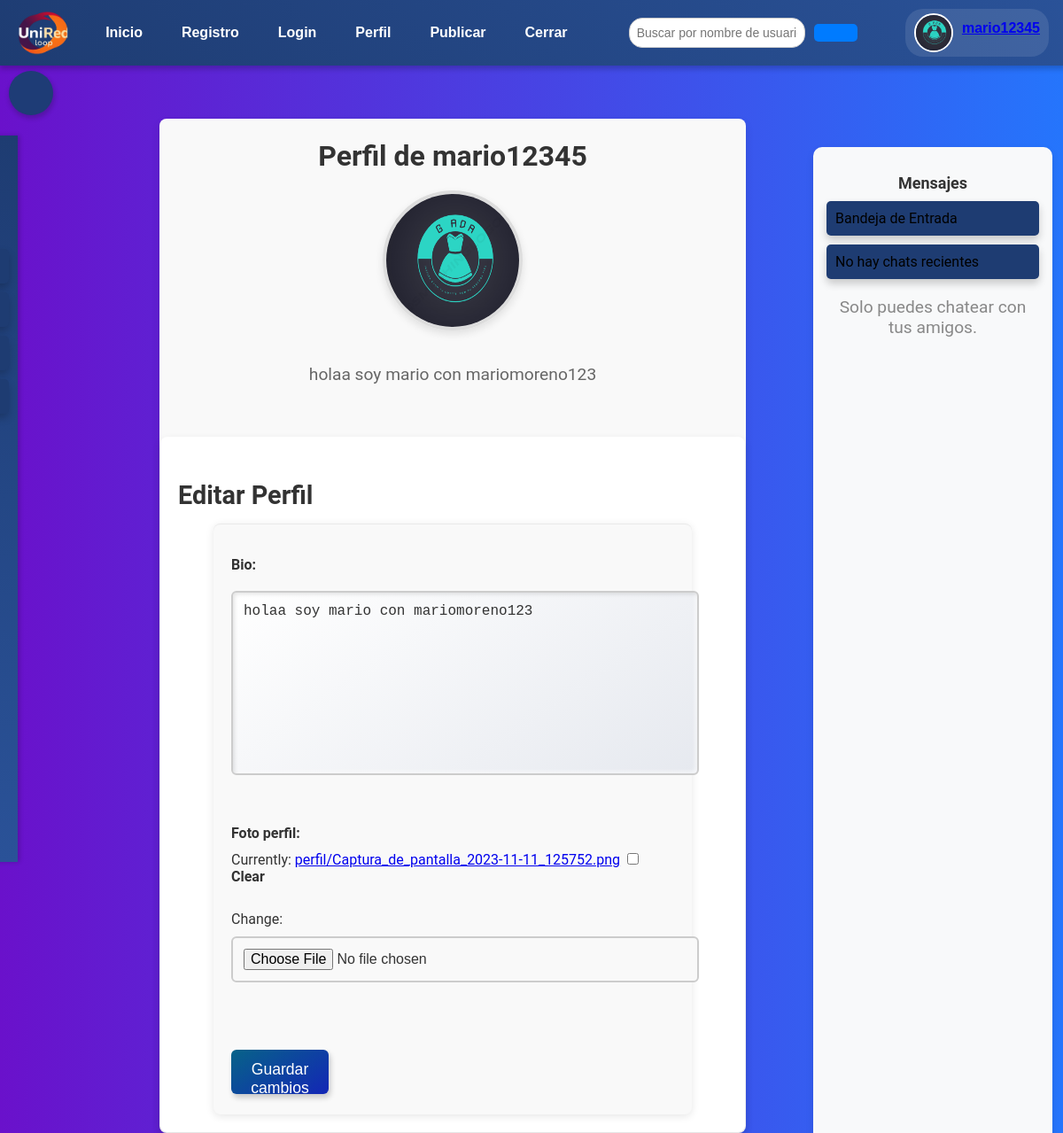
/perfil/ (signed in), run on the app's committed database.
### MiApp/models.py (models this page shows, shortened)
class Perfil(models.Model):
    usuario = models.OneToOneField(User, on_delete=models.CASCADE)
    bio = models.TextField(blank=True, null=True)  # Información adicional sobre el usuario
    foto_perfil = models.ImageField(upload_to='perfil/', blank=True, null=True)  # Foto de perfil

### MiApp/views.py (the view)
# urls.py: path('perfil/', views.perfil, name='perfil'),
@login_required
def perfil(request):
    try:
        perfil = Perfil.objects.get(usuario=request.user)
    except Perfil.DoesNotExist:
        perfil = None
    if request.method == 'POST':
        if perfil:
            form = PerfilForm(request.POST, request.FILES, instance=perfil)
        else:
            form = PerfilForm(request.POST, request.FILES)
            if form.is_valid():
                nuevo_perfil = form.save(commit=False)
                nuevo_perfil.usuario = request.user  # Asignamos el usuario logueado
                nuevo_perfil.save()
                return redirect('perfil')  # Redirigir de nuevo al perfil
        if form.is_valid():
            form.save()
            return redirect('perfil')  # Redirigir de nuevo al perfil
    else:
        if perfil:
            form = PerfilForm(instance=perfil)
        else:
            form = PerfilForm()
    return render(request, 'perfil.html', {'form': form, 'perfil': perfil})

### MiApp/forms.py
class PerfilForm(forms.ModelForm):
    class Meta:
        model = Perfil
        fields = ['bio', 'foto_perfil']

### MiApp/templates/perfil.html (shortened to what this page needs)
{% extends 'base.html' %}
{% block content %}
    <div class="perfil-container">
        <h1>Perfil de {{ user.username }}</h1>
        <div class="perfil-info">
            {% if perfil %}
                <div class="perfil-foto">
                    <img src="{{ perfil.foto_perfil.url }}" alt="Foto de perfil" style="width: 150px; height: 150px;">
                </div>
                <div class="perfil-bio">
                    <p>{{ perfil.bio }}</p>
                </div>
            {% else %}
                <p>No tienes un perfil. Completa los detalles a continuación:</p>
            {% endif %}
        </div>
        <div class="editar-perfil">
            <h3>Editar Perfil</h3>
            <form method="POST" enctype="multipart/form-data">
                <div class="form-group">
                    {{ form.as_p }}
                </div>
                <div class="form-actions">
                    <button type="submit">Guardar cambios</button>
                </div>
            </form>
        </div>
    </div>
{% endblock %}

### MiApp/templates/base.html (shortened to what this page needs)
{% load static %}
<!DOCTYPE html>
<html lang="es">
<head>
    <link rel="stylesheet" href="{% static 'css/barraNavegacion.css' %}">
    <link rel="stylesheet" href="{% static 'css/login.css' %}">
    <link rel="stylesheet" href="{% static 'css/registro.css' %}">
    <link rel="stylesheet" href="{% static 'css/perfil.css' %}">
    <link rel="stylesheet" href="{% static 'css/inicio.css' %}">
    <link rel="stylesheet" href="{% static 'css/agregar_publicacion.css' %}">
    <link rel="stylesheet" href="{% static 'css/menu_lateral.css' %}">
    <link rel="stylesheet" href="{% static 'css/ver_amigos.css' %}">
    <link rel="stylesheet" href="{% static 'css/ver_seguidores.css' %}">
    <link rel="stylesheet" href="{% static 'css/ver_seguidos.css' %}">
    <link rel="stylesheet" href="{% static 'css/ver_usuarios.css' %}">
    <link rel="stylesheet" href="{% static 'css/enviar_mensaje.css' %}">
    <link rel="stylesheet" href="{% static 'css/chat.css' %}">
    <link rel="stylesheet" href="{% static 'css/barra_izquierda.css' %}">
    <link rel="stylesheet" href="{% static 'css/bandeja_entrada.css' %}">
    <link rel="stylesheet" href="{% static 'css/ver_historias.css' %}">
    <link rel="stylesheet" href="{% static 'css/agregar_historia.css' %}">
</head>
<body>
    <nav class="BarraNavegacion">
        <div class="logo">
            <img src="{% static 'img/logo_UniRed-Loop.png' %}" alt="Logo de UniRed Loop" class="logo-img" >
        </div>
             <div class="menu-navegacion">
                <ul class="nav-menu">
                    <li><a href="{% url 'inicio' %}">Inicio </a></li>
                    <li><a href="{% url 'registro' %}">Registro </a></li>
                    <li><a href="{% url 'login' %}">Login</a></li>
                    <li><a href="{% url 'perfil' %}">Perfil </a></li>
                    <li><a href="{% url 'agregar_publicacion' %}">Publicar </a></li>
                    <li><a href="{% url 'logout' %}">Cerrar </a></li>
                </ul>
            </div>
        <div class="buscador-container">
            <input type="text" id="buscador" placeholder="Buscar por nombre de usuario" onkeyup="buscarPublicacion()">
            <button onclick="buscarPublicacion()"></button>
        </div>
        {% if user.is_authenticated %}
            <div class="Perfil">
                {% if user.perfil.foto_perfil %}
                    <img src="{{ user.perfil.foto_perfil.url }}" alt="Foto de perfil">
                {% else %}
                    <img src="{% static 'images/default-avatar.png' %}" alt="Foto de perfil">
                {% endif %}
                <label><a href="{% url 'perfil' %}">{{ user.username }}</a></label>
            </div>
        {% endif %}
    </nav>
    {% include 'menu_lateral.html' %}
    {% include 'barra_izquierda.html' %}
    <div class="content">
        {% block content %}
        {% endblock %}
    </div>
</body>
</html>

### MiApp/static/css/barraNavegacion.css (style rules this page uses)
.BarraNavegacion { position: fixed; display: flex; align-items: center; justify-content: space-between; background: linear-gradient(45deg, #1e3c72, #2a5298); padding: 10px 20px; box-shadow: 0 4px 6px rgba(0, 0, 0, 0.2); font-family: 'Arial', sans-serif; width: 97%; left: 0%; top: 0%; z-index: 2; }
.BarraNavegacion .menu-navegacion ul { display: flex; list-style: none; margin: 0; padding: 0; }
.BarraNavegacion .menu-navegacion ul li { margin: 0 10px; }
.BarraNavegacion .menu-navegacion ul li a { text-decoration: none; color: #ffffff; font-weight: bold; padding: 8px 12px; border-radius: 5px; transition: background 0.3s ease-in-out, transform 0.2s; }
.BarraNavegacion .Perfil { display: flex; align-items: center; background: rgba(255, 255, 255, 0.1); padding: 5px 10px; border-radius: 20px; transition: all 0.3s ease-in-out; }
.BarraNavegacion .Perfil img { margin-right: 10px; border: 2px solid #ffffff; border-radius: 50%; width: 40px; height: 40px; object-fit: cover; transition: border 0.3s ease-in-out; }
.BarraNavegacion .Perfil label { color: #ffffff; font-weight: bold; font-size: 16px; white-space: nowrap; }
.BarraNavegacion .menu-navegacion ul li:last-child { margin-right: 10px; }
form { max-width: 500px; margin: 0 auto; background-color: #f9f9f9; padding: 20px; border-radius: 8px; box-shadow: 0 0 10px rgba(0, 0, 0, 0.1); }
form button { width: 100%; background-color: #4CAF50; color: white; padding: 10px; border: none; border-radius: 5px; font-size: 16px; cursor: pointer; }
.buscador-container { display: flex; align-items: center; margin-left: 20px; }
#buscador { padding: 8px; border-radius: 15px; border: 1px solid #ccc; width: 200px; margin-right: 10px; font-size: 14px; }
.buscador-container button { background-color: #007BFF; color: white; border: none; border-radius: 5px; cursor: pointer; font-size: 14px; transition: background-color 0.3s; }
.content { position: absolute; top: 10%; left: 15%; width: 55%; z-index: 1; }
.logo { display: flex; width: 50px; height: 50px; }
.logo img { width: 60px; height: 50px; }
.menu-navegacion { display: flex; }

### MiApp/static/css/registro.css (style rules this page uses)
body { font-family: 'Arial', sans-serif; margin: 0; padding: 0; background: linear-gradient(to right, #6a11cb, #2575fc); color: #333; }
.form-group { margin-bottom: 15px; }
.form-actions { margin-top: 20px; }

### MiApp/static/css/perfil.css (style rules this page uses)
.perfil-container { width: 100%; max-width: 800px; margin-top:1%; padding: 1px; background-color: #f9f9f9; border-radius: 8px; box-shadow: 0 4px 10px rgba(0, 0, 0, 0.1); }
h1 { text-align: center; font-size: 2rem; color: #333; margin-bottom: 20px; }
h3 { font-size: 1.8rem; color: #333; margin-bottom: 15px; }
.perfil-info { display: flex; flex-direction: column; align-items: center; margin-bottom: 40px; }
.perfil-foto img { border-radius: 50%; border: 4px solid #ddd; box-shadow: 0 4px 10px rgba(0, 0, 0, 0.1); transition: all 0.3s ease; }
.perfil-bio { text-align: center; margin-top: 15px; font-size: 1.2rem; color: #666; }
.editar-perfil { background-color: #fff; padding: 20px; border-radius: 8px; box-shadow: 0 4px 10px rgba(0, 0, 0, 0.1); }
.editar-perfil form { display: flex; flex-direction: column; gap: 15px; }
.editar-perfil .form-group { display: flex; flex-direction: column; gap: 10px; }
.editar-perfil label { font-size: 1rem; color: #333; }
.editar-perfil input[type="text"], .editar-perfil input[type="file"], .editar-perfil textarea { padding: 12px; border: 2px solid #ccc; border-radius: 6px; font-size: 1rem; color: #333; background-color: #f9f9f9; transition: border-color 0.3s ease; }
.editar-perfil button { padding: 12px 20px; background-color: #007bff; color: #fff; border: none; border-radius: 6px; font-size: 1.1rem; cursor: pointer; transition: background-color 0.3s ease; }

### MiApp/static/css/ver_usuarios.css (style rules this page uses)
label { font-size: 18px; font-weight: bold; margin-bottom: 10px; display: block; color: #333; }

### MiApp/static/css/enviar_mensaje.css (style rules this page uses)
body { font-family: 'Roboto', sans-serif; background-color: #f4f7fb; margin: 0; padding: 0; display: flex; justify-content: center; align-items: center; height: 100vh; }

### MiApp/static/css/agregar_historia.css (style rules this page uses)
form { background-color: #f9f9f9; border-radius: 8px; box-shadow: 0 2px 10px rgba(0, 0, 0, 0.1); padding: 20px; width: 100%; max-width: 500px; margin: auto; }
form input[type="text"], form textarea, form input[type="file"] { width: 100%; padding: 10px; margin: 10px 0; border-radius: 5px; border: 1px solid #ccc; font-size: 14px; }
button { background-color: #007bff; color: white; border: none; padding: 10px 15px; border-radius: 5px; cursor: pointer; width: 100%; font-size: 16px; transition: background-color 0.3s; }

### data on the page
Perfil: foto_perfil (picture), bio "holaa soy mario con mariomoreno123"

### other printed values
{{ user.username }} "mario12345"
